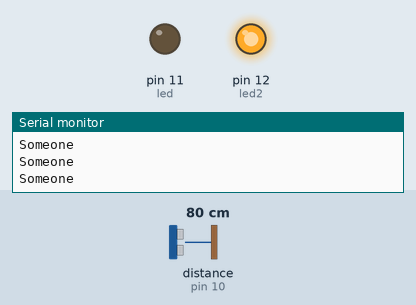
Recording of a sketch running on a simulated Arduino Uno, built with avr-gcc and run on an emulated ATmega328P. Parts: output pins drawn as LEDs (lit = HIGH), the last lines printed to the serial monitor. Wiring (inferred from the names in the program): ultrasonic range finder: trigger pin 9; echo pin 10. Inputs (shaded band) come from the test bench; at power-on: distance to the obstacle (sensor on pin 10) 80 cm. The echo pulse lasts 58.3 µs per cm; pins used as bus, display or sensor lines are not drawn.

Above: at 1.2 s.
1.3 s: distance to the obstacle (sensor on pin 10) set to 145 cm
2.8 s: distance to the obstacle (sensor on pin 10) set to 155 cm
At 4.0 s:
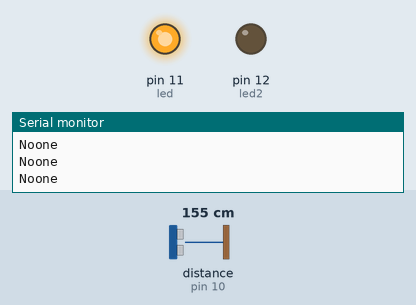
4.4 s: distance to the obstacle (sensor on pin 10) set to 2 cm
At 4.9 s:
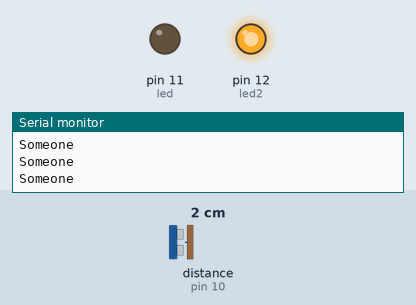
5.9 s: distance to the obstacle (sensor on pin 10) set to 250 cm
At 7.0 s:
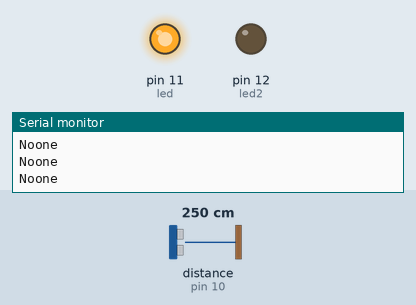
Timing chart, 0 to 8.4 s (numbered marks = the images above; inputs shaded):
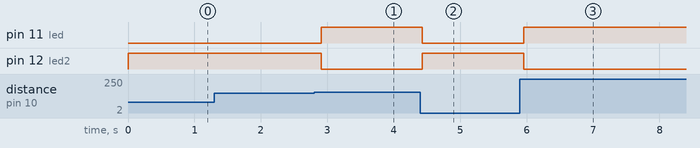

The sketch:

beingInTheWoods-1-echo.ino
```cpp
/*
HC-SR04 Ping distance sensor
VCC to arduino 5v GND to arduino GND
Echo to Arduino pin 9 Trig to Arduino pin 10
Red POS to Arduino pin 11
Green POS to Arduino pin 12
560 ohm resistor to both LED NEG and GRD power rail
More info at: http://goo.gl/kJ8Gl
*/

#define trigPin 9
#define echoPin 10
#define led 11
#define led2 12

long duration, distance;

void setup() {
  Serial.begin (9600);
  pinMode(trigPin, OUTPUT);
  pinMode(echoPin, INPUT);
  pinMode(led, OUTPUT);
  pinMode(led2, OUTPUT);
}

void loop() {

  // Clears the trigPin
  digitalWrite(trigPin, LOW);
  delayMicroseconds(2);

  // Sets the trigPin on HIGH state for 10 micro seconds
  digitalWrite(trigPin, HIGH);
  delayMicroseconds(10);
  digitalWrite(trigPin, LOW);

  // Reads the echoPin, returns the sound wave travel time in microseconds
  duration = pulseIn(echoPin, HIGH);

  // Calculating the distance
  distance = (duration/2) / 29.1;

  // Prints the distance on the Serial Monitor
  if (distance >= 150 || distance <= 0){
    //Serial.println("Out of range");
    Serial.println("Noone");
    digitalWrite(led,HIGH);
    digitalWrite(led2,LOW);
  }
  else {
    //Serial.print(distance);
    //Serial.println(" cm");
    Serial.println("Someone");
    digitalWrite(led,LOW);
    digitalWrite(led2,HIGH);
  }
  delay(100);
}
```

Measured:
- the behaviour switches between 150 and 151 cm on distance to the obstacle (sensor on pin 10) (found by bisection; images 0 and 1)
- after the input at 2.8 s, pin 11 (led): LOW → HIGH after 0.11 s; pin 12 (led2): HIGH → LOW after 0.11 s
- after the input at 4.4 s, pin 11 (led): HIGH → LOW at once; pin 12 (led2): LOW → HIGH at once
- after the input at 5.9 s, pin 11 (led): LOW → HIGH after 0.06 s; pin 12 (led2): HIGH → LOW after 0.06 s
